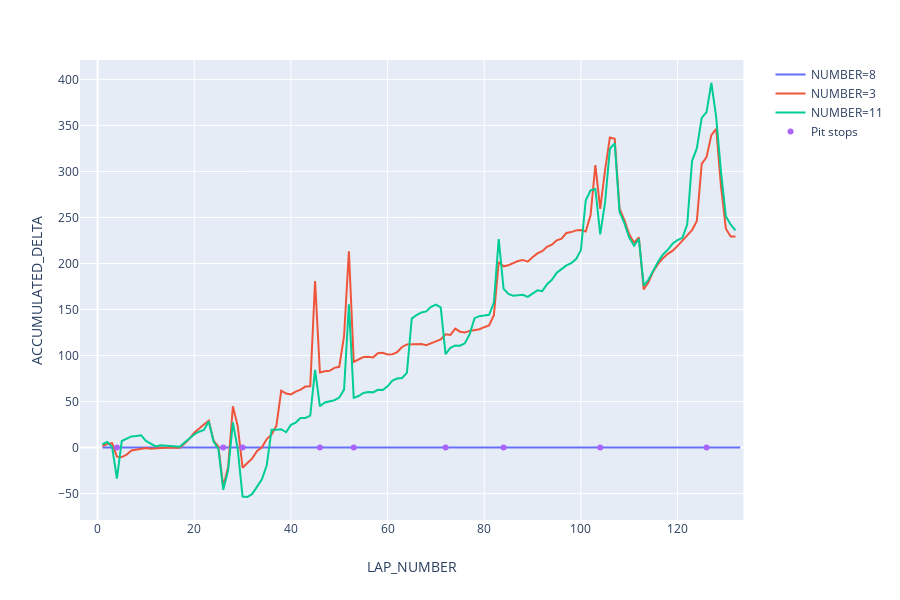

Notebook cell for this chart:
### Markdown cell above
We can overplot the chart through the addition of extra traces:

### Code cell
import plotly.graph_objects as go
fig.add_trace(go.Scatter(x=inpitlaps['LAP_NUMBER'], y=inpitlaps['y'],
                         mode='markers', name='Pit stops'))

### Figure 1 — Plotly figure (JSON) as saved in the notebook; plotly's stock layout.template omitted (floating-point values rounded to 4 significant figures; data arrays with more than 128 entries replaced by an {"elided": "..."} marker saying what was removed)
{"data": [{"hoverlabel": {"namelength": 0}, "hovertemplate": "NUMBER=8<br>LAP_NUMBER=%{x}<br>ACCUMULATED_DELTA=%{y}", "legendgroup": "NUMBER=8", "line": {"color": "#636efa", "dash": "solid"}, "mode": "lines", "name": "NUMBER=8", "showlegend": true, "type": "scatter", "x": {"elided": "133 int values"}, "xaxis": "x", "y": {"elided": "133 int values"}, "yaxis": "y"}, {"hoverlabel": {"namelength": 0}, "hovertemplate": "NUMBER=3<br>LAP_NUMBER=%{x}<br>ACCUMULATED_DELTA=%{y}", "legendgroup": "NUMBER=3", "line": {"color": "#EF553B", "dash": "solid"}, "mode": "lines", "name": "NUMBER=3", "showlegend": true, "type": "scatter", "x": {"elided": "133 int values"}, "xaxis": "x", "y": {"elided": "133 float values"}, "yaxis": "y"}, {"hoverlabel": {"namelength": 0}, "hovertemplate": "NUMBER=11<br>LAP_NUMBER=%{x}<br>ACCUMULATED_DELTA=%{y}", "legendgroup": "NUMBER=11", "line": {"color": "#00cc96", "dash": "solid"}, "mode": "lines", "name": "NUMBER=11", "showlegend": true, "type": "scatter", "x": {"elided": "133 int values"}, "xaxis": "x", "y": {"elided": "133 float values"}, "yaxis": "y"}, {"mode": "markers", "name": "Pit stops", "type": "scatter", "x": [4, 26, 30, 46, 53, 72, 84, 104, 126], "y": [0, 0, 0, 0, 0, 0, 0, 0, 0]}], "layout": {"height": 600, "legend": {"tracegroupgap": 0}, "margin": {"t": 60}, "xaxis": {"anchor": "y", "domain": [0, 0.98], "title": {"text": "LAP_NUMBER"}}, "yaxis": {"anchor": "x", "domain": [0, 1], "title": {"text": "ACCUMULATED_DELTA"}}}}
